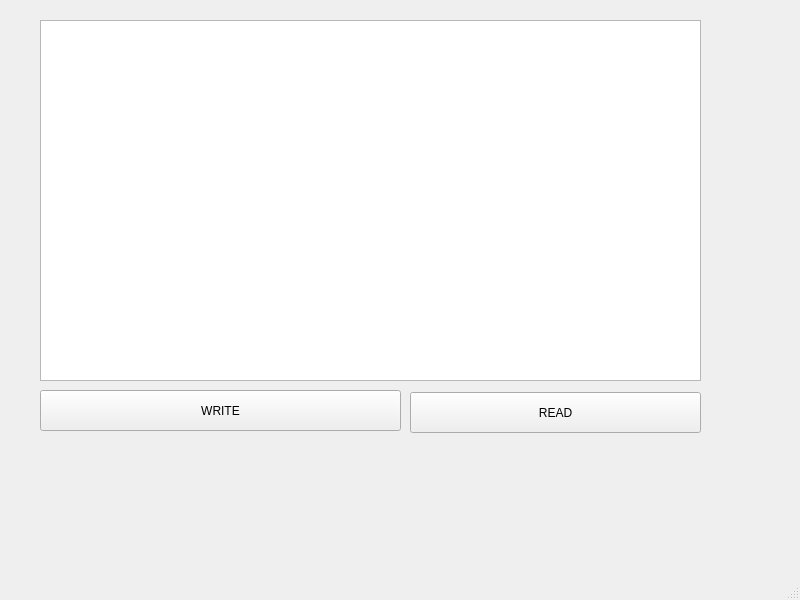
<?xml version="1.0" encoding="UTF-8"?>
<ui version="4.0">
 <class>MainWindow</class>
 <widget class="QMainWindow" name="MainWindow">
  <property name="geometry">
   <rect>
    <x>0</x>
    <y>0</y>
    <width>800</width>
    <height>600</height>
   </rect>
  </property>
  <property name="windowTitle">
   <string>MainWindow</string>
  </property>
  <widget class="QWidget" name="centralwidget">
   <widget class="QTextEdit" name="textEdit">
    <property name="geometry">
     <rect>
      <x>40</x>
      <y>20</y>
      <width>661</width>
      <height>361</height>
     </rect>
    </property>
   </widget>
   <widget class="QPushButton" name="pushButton">
    <property name="geometry">
     <rect>
      <x>40</x>
      <y>390</y>
      <width>361</width>
      <height>41</height>
     </rect>
    </property>
    <property name="text">
     <string>WRITE</string>
    </property>
   </widget>
   <widget class="QPushButton" name="pushButton_2">
    <property name="geometry">
     <rect>
      <x>410</x>
      <y>392</y>
      <width>291</width>
      <height>41</height>
     </rect>
    </property>
    <property name="text">
     <string>READ</string>
    </property>
   </widget>
  </widget>
  <widget class="QMenuBar" name="menubar">
   <property name="geometry">
    <rect>
     <x>0</x>
     <y>0</y>
     <width>800</width>
     <height>21</height>
    </rect>
   </property>
  </widget>
  <widget class="QStatusBar" name="statusbar"/>
 </widget>
 <resources/>
 <connections/>
</ui>
